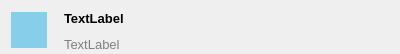
<?xml version="1.0" encoding="UTF-8"?>
<ui version="4.0">
 <class>RecentWidget</class>
 <widget class="QWidget" name="RecentWidget">
  <property name="geometry">
   <rect>
    <x>0</x>
    <y>0</y>
    <width>400</width>
    <height>54</height>
   </rect>
  </property>
  <property name="sizePolicy">
   <sizepolicy hsizetype="Preferred" vsizetype="Fixed">
    <horstretch>0</horstretch>
    <verstretch>0</verstretch>
   </sizepolicy>
  </property>
  <property name="windowTitle">
   <string>Form</string>
  </property>
  <layout class="QHBoxLayout" name="horizontalLayout_2">
   <property name="leftMargin">
    <number>0</number>
   </property>
   <property name="topMargin">
    <number>0</number>
   </property>
   <property name="rightMargin">
    <number>0</number>
   </property>
   <property name="bottomMargin">
    <number>0</number>
   </property>
   <item>
    <widget class="QWidget" name="widget_3" native="true">
     <layout class="QHBoxLayout" name="horizontalLayout_3">
      <property name="bottomMargin">
       <number>2</number>
      </property>
      <item>
       <widget class="QLabel" name="tag">
        <property name="sizePolicy">
         <sizepolicy hsizetype="Preferred" vsizetype="Preferred">
          <horstretch>0</horstretch>
          <verstretch>0</verstretch>
         </sizepolicy>
        </property>
        <property name="minimumSize">
         <size>
          <width>40</width>
          <height>40</height>
         </size>
        </property>
        <property name="maximumSize">
         <size>
          <width>40</width>
          <height>40</height>
         </size>
        </property>
        <property name="styleSheet">
         <string notr="true">background-color:skyblue; margin:2</string>
        </property>
        <property name="text">
         <string/>
        </property>
       </widget>
      </item>
     </layout>
    </widget>
   </item>
   <item>
    <widget class="QWidget" name="widget" native="true">
     <layout class="QVBoxLayout" name="verticalLayout">
      <property name="spacing">
       <number>0</number>
      </property>
      <property name="leftMargin">
       <number>0</number>
      </property>
      <property name="topMargin">
       <number>0</number>
      </property>
      <property name="rightMargin">
       <number>0</number>
      </property>
      <property name="bottomMargin">
       <number>0</number>
      </property>
      <item>
       <widget class="QWidget" name="widget_2" native="true">
        <property name="sizePolicy">
         <sizepolicy hsizetype="Preferred" vsizetype="Fixed">
          <horstretch>0</horstretch>
          <verstretch>0</verstretch>
         </sizepolicy>
        </property>
        <layout class="QHBoxLayout" name="horizontalLayout">
         <property name="spacing">
          <number>16</number>
         </property>
         <property name="leftMargin">
          <number>0</number>
         </property>
         <property name="rightMargin">
          <number>0</number>
         </property>
         <item>
          <widget class="QLabel" name="name">
           <property name="font">
            <font>
             <pointsize>10</pointsize>
             <bold>true</bold>
            </font>
           </property>
           <property name="text">
            <string>TextLabel</string>
           </property>
           <property name="alignment">
            <set>Qt::AlignLeading|Qt::AlignLeft|Qt::AlignTop</set>
           </property>
          </widget>
         </item>
         <item>
          <widget class="QLabel" name="status">
           <property name="sizePolicy">
            <sizepolicy hsizetype="Expanding" vsizetype="Preferred">
             <horstretch>0</horstretch>
             <verstretch>0</verstretch>
            </sizepolicy>
           </property>
           <property name="styleSheet">
            <string notr="true">color:grey</string>
           </property>
           <property name="text">
            <string/>
           </property>
           <property name="alignment">
            <set>Qt::AlignLeading|Qt::AlignLeft|Qt::AlignTop</set>
           </property>
          </widget>
         </item>
        </layout>
       </widget>
      </item>
      <item>
       <widget class="QLabel" name="path">
        <property name="sizePolicy">
         <sizepolicy hsizetype="Preferred" vsizetype="Fixed">
          <horstretch>0</horstretch>
          <verstretch>0</verstretch>
         </sizepolicy>
        </property>
        <property name="font">
         <font>
          <pointsize>10</pointsize>
         </font>
        </property>
        <property name="styleSheet">
         <string notr="true">color:grey</string>
        </property>
        <property name="text">
         <string>TextLabel</string>
        </property>
        <property name="alignment">
         <set>Qt::AlignLeading|Qt::AlignLeft|Qt::AlignTop</set>
        </property>
       </widget>
      </item>
     </layout>
    </widget>
   </item>
  </layout>
 </widget>
 <resources/>
 <connections/>
</ui>
